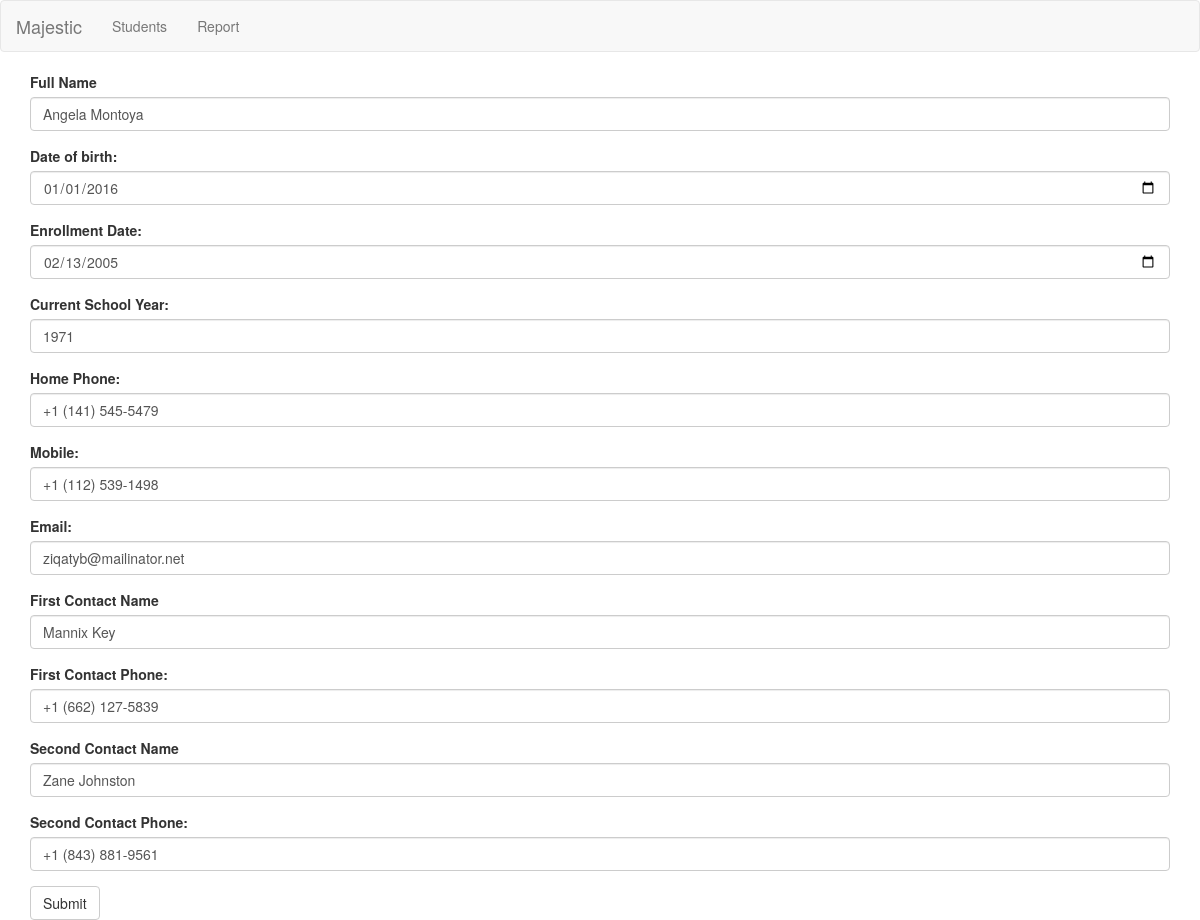
The page /edit.php?id=13 on the database its author committed.
### tables this page shows
CREATE TABLE `students` (
  `id` int(11) NOT NULL,
  `full_name` varchar(50) NOT NULL,
  `dob` date NOT NULL,
  `enrollment_date` date NOT NULL,
  `current_school_year` int(11) NOT NULL,
  `home_phone` varchar(40) NOT NULL,
  `mobile` varchar(40) NOT NULL,
  `email` varchar(80) NOT NULL,
  `first_contact_name` varchar(50) NOT NULL,
  `first_contact_phone` varchar(40) NOT NULL,
  `second_contact_name` varchar(50) NOT NULL,
  `second_contact_phone` varchar(40) NOT NULL,
  `profile_photo_path` varchar(100) NOT NULL,
  `time_stamp` timestamp NOT NULL DEFAULT CURRENT_TIMESTAMP ON UPDATE CURRENT_TIMESTAMP
);

### classes/Student.php (called while the page is built, shortened)
<?php
class Student
{
    public $conn;
    public function __construct()
    {
        $servername = "localhost";
        $username = "root";
        $password = "";
        $dbname = "majestic";
        $this->conn = mysqli_connect($servername, $username, $password, $dbname);
    }
    public function fetch_user_details($id)
    {
        $sql = "SELECT * FROM students WHERE id = $id";
        $result = mysqli_query($this->conn, $sql);
        return $result;
    }
}

### form.php (the view, shortened to what this page needs)
<form method="POST" action="" enctype="multipart/form-data">
        <div class="form-group">
            <label for="full_name">Full Name</label>
            <input type="text" class="form-control" id="full_name" name="full_name" value="<?php echo isset($student_detail)? $student_detail['full_name']:''?>" required />
        </div>
        <div class="form-group">
            <label for="date_of_birth">Date of birth:</label>
            <input type="date" class="form-control" id="dob" name="dob" value="<?php echo isset($student_detail)? $student_detail['dob']:''?>" required />
        </div>
        <div class="form-group">
            <label for="enrollment_date">Enrollment Date:</label>
            <input type="date" class="form-control" id="enrollment_date" name="enrollment_date" value="<?php echo isset($student_detail)? $student_detail['enrollment_date']:''?>" required />
        </div>
        <div class="form-group">
            <label for="school_year">Current School Year:</label>
            <input type="number" class="form-control" min="1900" max="2099" step="1" name="current_school_year" value="<?php echo isset($student_detail)? $student_detail['current_school_year']:''?>" required />
        </div>
        <div class="form-group">
            <label for="home_phone">Home Phone:</label>
            <input type="tel" class="form-control" name="home_phone" value="<?php echo isset($student_detail)? $student_detail['home_phone']:''?>" required />
        </div>
        <div class="form-group">
            <label for="mobile">Mobile:</label>
            <input type="tel" class="form-control" name="mobile" value="<?php echo isset($student_detail)? $student_detail['mobile']:''?>" required />
        </div>
        <div class="form-group">
            <label for="email">Email:</label>
            <input type="email" class="form-control" name="email" value="<?php echo isset($student_detail)? $student_detail['email']:''?>" required />
        </div>
        <div class="form-group">
            <label for="first_contact_name">First Contact Name</label>
            <input type="text" class="form-control" id="first_contact_name" name="first_contact_name" value="<?php echo isset($student_detail)? $student_detail['first_contact_name']:''?>" required />
        </div>
        <div class="form-group">
            <label for="first_contact_phone">First Contact Phone:</label>
            <input type="tel" class="form-control" name="first_contact_phone" value="<?php echo isset($student_detail)? $student_detail['first_contact_phone']:''?>" required />
        </div>
        <div class="form-group">
            <label for="second_contact_name">Second Contact Name</label>
            <input type="text" class="form-control" id="second_contact_name" name="second_contact_name" value="<?php echo isset($student_detail)? $student_detail['second_contact_name']:''?>" required />
        </div>
        <div class="form-group">
            <label for="second_contact_phone">Second Contact Phone:</label>
            <input type="tel" class="form-control" name="second_contact_phone" value="<?php echo isset($student_detail)? $student_detail['second_contact_phone']:''?>" required />
        </div>
        <button type="submit" class="btn btn-default" name="submit">Submit</button>
    </form>

### rows shown on the page
students: full_name "Angela Montoya", dob "01/01/2016", enrollment_date "02/13/2005", current_school_year "1971", home_phone "+1 (141) 545-5479", mobile "+1 (112) 539-1498", email "ziqatyb@mailinator.net", first_contact_name "Mannix Key", first_contact_phone "+1 (662) 127-5839", second_contact_name "Zane Johnston", second_contact_phone "+1 (843) 881-9561"
